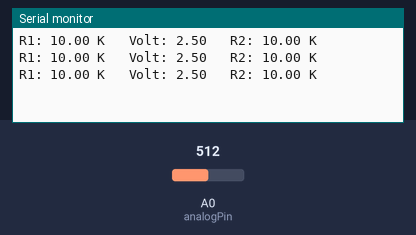
Recording of a sketch running on a simulated Arduino Uno, built with avr-gcc and run on an emulated ATmega328P. Parts: the last lines printed to the serial monitor. Inputs (shaded band) come from the test bench; at power-on: A0 (analogPin) = 512.

Above: at 1.3 s.
1.4 s: A0 (analogPin) set to 716
At 1.9 s:
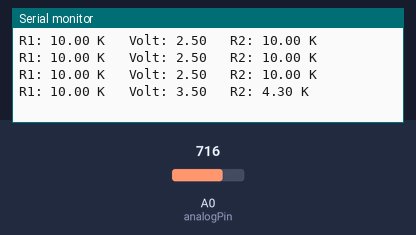
2.9 s: A0 (analogPin) set to 900
At 3.4 s:
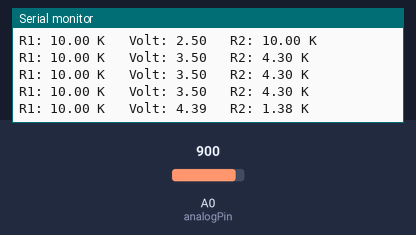
Timing chart, 0 to 5.9 s (numbered marks = the images above; inputs shaded):
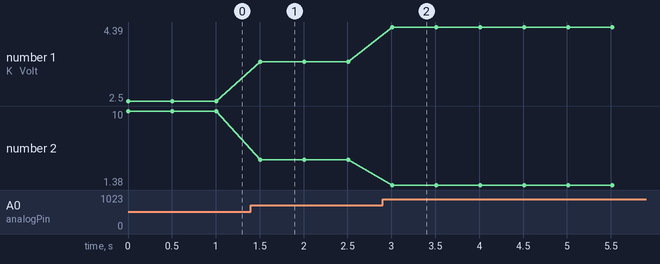

Measured:
- after the input at 1.4 s, the serial monitor: prints a new line after 0.11 s (image 1)
- after the input at 2.9 s, the serial monitor: prints a new line after 0.11 s (image 2)
- plotted number 1: 2.5 → 3.5 after the input at 1.4 s, 3.5 → 4.39 after the input at 2.9 s
- plotted number 2: 10 → 4.3 after the input at 1.4 s, 4.3 → 1.38 after the input at 2.9 s

The sketch:

Omimetro.ino
```cpp
// HOW TO MAKE AN ARDUINO OHM METER
//
// https://www.circuitbasics.com/arduino-ohm-meter/
//


int analogPin = 0;
int raw = 0;
int Vin = 5;
float Vout = 0;
float R1 = 10000;
float R2 = 0;
float buffer = 0;

void setup(){
Serial.begin(9600);
}

void loop(){
  raw = analogRead(analogPin);
  if(raw){
    buffer = raw * Vin;
    Vout = (buffer)/1024.0;
    buffer = (Vin/Vout) - 1;
    R2 = R1 * buffer;


    Serial.print("R1: ");
    Serial.print(R1/1000);
    Serial.print(" K   Volt: ");
    Serial.print(Vout);
    Serial.print("   R2: ");
    Serial.print(R2/1000);
    Serial.println(" K");

    delay(500);
  }
}
```
